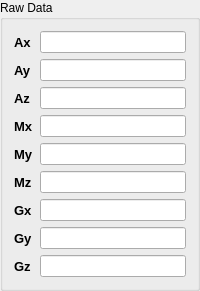
            <widget class="QGroupBox" name="sensorBiases_groupBox_5">
             <property name="minimumSize">
              <size>
               <width>0</width>
               <height>0</height>
              </size>
             </property>
             <property name="maximumSize">
              <size>
               <width>16777215</width>
               <height>16777215</height>
              </size>
             </property>
             <property name="title">
              <string>Raw Data</string>
             </property>
             <layout class="QGridLayout" name="gridLayout_16">
              <item row="0" column="0">
               <layout class="QHBoxLayout" name="horizontalLayout_11">
                <item>
                 <layout class="QVBoxLayout" name="verticalLayout_23">
                  <item>
                   <widget class="QLabel" name="label_68">
                    <property name="minimumSize">
                     <size>
                      <width>0</width>
                      <height>0</height>
                     </size>
                    </property>
                    <property name="maximumSize">
                     <size>
                      <width>16777215</width>
                      <height>16777215</height>
                     </size>
                    </property>
                    <property name="font">
                     <font>
                      <pointsize>10</pointsize>
                      <weight>75</weight>
                      <bold>true</bold>
                     </font>
                    </property>
                    <property name="text">
                     <string>Ax</string>
                    </property>
                   </widget>
                  </item>
                  <item>
                   <widget class="QLabel" name="label_69">
                    <property name="minimumSize">
                     <size>
                      <width>0</width>
                      <height>0</height>
                     </size>
                    </property>
                    <property name="maximumSize">
                     <size>
                      <width>16777215</width>
                      <height>16777215</height>
                     </size>
                    </property>
                    <property name="font">
                     <font>
                      <pointsize>10</pointsize>
                      <weight>75</weight>
                      <bold>true</bold>
                     </font>
                    </property>
                    <property name="text">
                     <string>Ay</string>
                    </property>
                   </widget>
                  </item>
                  <item>
                   <widget class="QLabel" name="label_70">
                    <property name="minimumSize">
                     <size>
                      <width>0</width>
                      <height>0</height>
                     </size>
                    </property>
                    <property name="maximumSize">
                     <size>
                      <width>16777215</width>
                      <height>16777215</height>
                     </size>
                    </property>
                    <property name="font">
                     <font>
                      <pointsize>10</pointsize>
                      <weight>75</weight>
                      <bold>true</bold>
                     </font>
                    </property>
                    <property name="text">
                     <string>Az</string>
                    </property>
                   </widget>
                  </item>
                  <item>
                   <widget class="QLabel" name="label_74">
                    <property name="minimumSize">
                     <size>
                      <width>0</width>
                      <height>0</height>
                     </size>
                    </property>
                    <property name="maximumSize">
                     <size>
                      <width>16777215</width>
                      <height>16777215</height>
                     </size>
                    </property>
                    <property name="font">
                     <font>
                      <pointsize>10</pointsize>
                      <weight>75</weight>
                      <bold>true</bold>
                     </font>
                    </property>
                    <property name="text">
                     <string>Mx</string>
                    </property>
                   </widget>
                  </item>
                  <item>
                   <widget class="QLabel" name="label_75">
                    <property name="minimumSize">
                     <size>
                      <width>0</width>
                      <height>0</height>
                     </size>
                    </property>
                    <property name="maximumSize">
                     <size>
                      <width>16777215</width>
                      <height>16777215</height>
                     </size>
                    </property>
                    <property name="font">
                     <font>
                      <pointsize>10</pointsize>
                      <weight>75</weight>
                      <bold>true</bold>
                     </font>
                    </property>
                    <property name="text">
                     <string>My</string>
                    </property>
                   </widget>
                  </item>
                  <item>
                   <widget class="QLabel" name="label_76">
                    <property name="minimumSize">
                     <size>
                      <width>0</width>
                      <height>0</height>
                     </size>
                    </property>
                    <property name="maximumSize">
                     <size>
                      <width>16777215</width>
                      <height>16777215</height>
                     </size>
                    </property>
                    <property name="font">
                     <font>
                      <pointsize>10</pointsize>
                      <weight>75</weight>
                      <bold>true</bold>
                     </font>
                    </property>
                    <property name="text">
                     <string>Mz</string>
                    </property>
                   </widget>
                  </item>
                  <item>
                   <widget class="QLabel" name="label_71">
                    <property name="minimumSize">
                     <size>
                      <width>0</width>
                      <height>0</height>
                     </size>
                    </property>
                    <property name="maximumSize">
                     <size>
                      <width>16777215</width>
                      <height>16777215</height>
                     </size>
                    </property>
                    <property name="font">
                     <font>
                      <pointsize>10</pointsize>
                      <weight>75</weight>
                      <bold>true</bold>
                     </font>
                    </property>
                    <property name="text">
                     <string>Gx</string>
                    </property>
                   </widget>
                  </item>
                  <item>
                   <widget class="QLabel" name="label_72">
                    <property name="minimumSize">
                     <size>
                      <width>0</width>
                      <height>0</height>
                     </size>
                    </property>
                    <property name="maximumSize">
                     <size>
                      <width>16777215</width>
                      <height>16777215</height>
                     </size>
                    </property>
                    <property name="font">
                     <font>
                      <pointsize>10</pointsize>
                      <weight>75</weight>
                      <bold>true</bold>
                     </font>
                    </property>
                    <property name="text">
                     <string>Gy</string>
                    </property>
                   </widget>
                  </item>
                  <item>
                   <widget class="QLabel" name="label_73">
                    <property name="minimumSize">
                     <size>
                      <width>0</width>
                      <height>0</height>
                     </size>
                    </property>
                    <property name="maximumSize">
                     <size>
                      <width>16777215</width>
                      <height>16777215</height>
                     </size>
                    </property>
                    <property name="font">
                     <font>
                      <pointsize>10</pointsize>
                      <weight>75</weight>
                      <bold>true</bold>
                     </font>
                    </property>
                    <property name="text">
                     <string>Gz</string>
                    </property>
                   </widget>
                  </item>
                 </layout>
                </item>
                <item>
                 <layout class="QVBoxLayout" name="verticalLayout_22">
                  <item>
                   <widget class="QLineEdit" name="m_Axr">
                    <property name="alignment">
                     <set>Qt::AlignRight|Qt::AlignTrailing|Qt::AlignVCenter</set>
                    </property>
                   </widget>
                  </item>
                  <item>
                   <widget class="QLineEdit" name="m_Ayr">
                    <property name="alignment">
                     <set>Qt::AlignRight|Qt::AlignTrailing|Qt::AlignVCenter</set>
                    </property>
                   </widget>
                  </item>
                  <item>
                   <widget class="QLineEdit" name="m_Azr">
                    <property name="alignment">
                     <set>Qt::AlignRight|Qt::AlignTrailing|Qt::AlignVCenter</set>
                    </property>
                   </widget>
                  </item>
                  <item>
                   <widget class="QLineEdit" name="m_Mxr">
                    <property name="alignment">
                     <set>Qt::AlignRight|Qt::AlignTrailing|Qt::AlignVCenter</set>
                    </property>
                   </widget>
                  </item>
                  <item>
                   <widget class="QLineEdit" name="m_Myr">
                    <property name="alignment">
                     <set>Qt::AlignRight|Qt::AlignTrailing|Qt::AlignVCenter</set>
                    </property>
                   </widget>
                  </item>
                  <item>
                   <widget class="QLineEdit" name="m_Mzr">
                    <property name="alignment">
                     <set>Qt::AlignRight|Qt::AlignTrailing|Qt::AlignVCenter</set>
                    </property>
                   </widget>
                  </item>
                  <item>
                   <widget class="QLineEdit" name="m_Gxr">
                    <property name="alignment">
                     <set>Qt::AlignRight|Qt::AlignTrailing|Qt::AlignVCenter</set>
                    </property>
                   </widget>
                  </item>
                  <item>
                   <widget class="QLineEdit" name="m_Gyr">
                    <property name="alignment">
                     <set>Qt::AlignRight|Qt::AlignTrailing|Qt::AlignVCenter</set>
                    </property>
                   </widget>
                  </item>
                  <item>
                   <widget class="QLineEdit" name="m_Gzr">
                    <property name="alignment">
                     <set>Qt::AlignRight|Qt::AlignTrailing|Qt::AlignVCenter</set>
                    </property>
                   </widget>
                  </item>
                 </layout>
                </item>
               </layout>
              </item>
             </layout>
            </widget>
